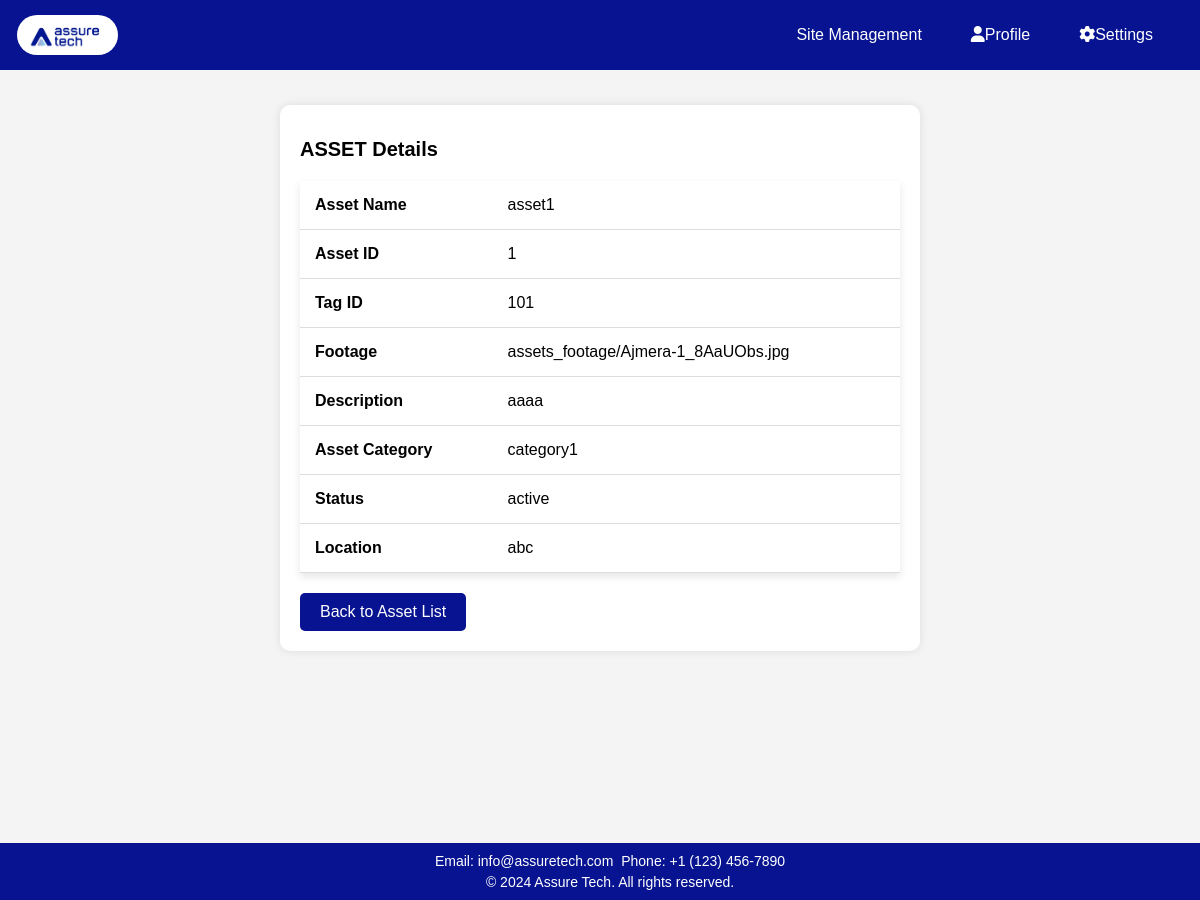
The app's page /asset_details/1/ with its own data.
### app1/models.py (models this page shows, shortened)
class Asset(models.Model):
    asset_id = models.IntegerField(unique=True)
    picture = models.ImageField(upload_to='asset_pictures/', blank=True, null=True)
    asset_name = models.CharField(max_length=255)
    tag_id = models.IntegerField(unique=True)
    footage = models.ImageField(upload_to='assets_footage/', blank=True, null=True,verbose_name= 'Footage')
    description = models.CharField(max_length=500)
    asset_category = models.CharField(max_length=50)
    STATUS_CHOICES = [
        ('active', 'Active'),
        ('inactive', 'Inactive'),
    ]
    status = models.CharField(max_length=50, choices=STATUS_CHOICES)
    location = models.CharField(max_length=100)
    time_log = models.DateTimeField(auto_now=True)

### app1/views.py (the view)
# urls.py: path('asset_details/<int:asset_id>/', views.asset_details, name='asset_details'),
def asset_details(request, asset_id):
    asset = get_object_or_404(Asset, asset_id=asset_id)
    return render(request, 'app1/view_asset.html', {'asset': asset})

### app1/templates/app1/view_asset.html (shortened to what this page needs)
<!DOCTYPE html>
<html lang="en">
<head>
    {% load static %}
    <link rel="stylesheet" href="https://cdnjs.cloudflare.com/ajax/libs/font-awesome/6.0.0/css/all.min.css">
</head>
<body>
    <header>
        <a class="logo" href="#"><img src="{% static 'app1/images/logo.jpg' %}" alt="Logo"></a>
        <nav class="nav">
            <div class="dropdown">
                <a href="{% url 'sites' %}">Site Management</a>
            </div>
            <div class="dropdown">
                <a href="#" class="dropbtn"><i class="fas fa-user"></i>Profile</a>
            </div>
            <div class="dropdown">
                <a href="#" class="dropbtn"><i class="fas fa-cog"></i>Settings</a>
            </div>
        </nav>
    </header>
    <div class="content asset-details">
        <h1>ASSET Details</h1>
        <table>
            <tr>
                <td><strong>Asset Name</strong></td>
                <td>{{ asset.asset_name }}</td>
            </tr>
            <tr>
                <td><strong>Asset ID</strong></td>
                <td>{{ asset.asset_id }}</td>
            </tr>
            <tr>
                <td><strong>Tag ID</strong></td>
                <td>{{ asset.tag_id }}</td>
            </tr>
            <tr>
                <td><strong>Footage</strong></td>
                <td>{{ asset.footage }}</td>
            </tr>
            <tr>
                <td><strong>Description</strong></td>
                <td>{{ asset.description }}</td>
            </tr>
            <tr>
                <td><strong>Asset Category</strong></td>
                <td>{{ asset.asset_category }}</td>
            </tr>
            <tr>
                <td><strong>Status</strong></td>
                <td>{{ asset.status }}</td>
            </tr>
            <tr>
                <td><strong>Location</strong></td>
                <td>{{ asset.location }}</td>
            </tr>
        </table>
        <a href="{% url 'asset_site' %}" class="back-link">Back to Asset List</a>
    </div>
    <footer>
        <p>Email: info@assuretech.com</p>
        <p>Phone: +1 (123) 456-7890</p>
        <div class="footer-bottom">
            <p>&copy; 2024 Assure Tech. All rights reserved.</p>
        </div>
    </footer>
</body>
</html>

### app1/templates/app1/view_asset.html (style rules this page uses)
body { font-family: 'Verdana', sans-serif; width: 100%; margin: 0; padding-top: 10vh; background: #f4f4f4; box-sizing: border-box; height: 900px; }
header { background-color: #071390; color: white; text-align: center; padding: 15px 0; position: fixed; top: 0; width: 100%; z-index: 1000; display: flex; justify-content: space-between; align-items: center; }
.nav { display: flex; align-items: center; margin-right: 10px; }
.logo img { max-height: 40px; margin-left: 17px; float: left; border-radius: 20px; }
.nav a { padding: 10px 12px; color: white; text-decoration: none; display: inline-block; margin-right: 25px; }
.dropdown { display: inline-block; }
.content { flex-grow: 1; padding: 20px; margin-top: 60px; }
.asset-details { background-color: #ffffff; padding: 20px; border-radius: 10px; box-shadow: 0 0 10px rgba(0, 0, 0, 0.1); max-width: 600px; margin: auto; margin-top: 25px; }
.asset-details table { width: 100%; border-collapse: collapse; margin-top: 20px; box-shadow: 0 4px 8px rgba(0, 0, 0, 0.1); }
.asset-details th, .asset-details td { padding: 15px; text-align: left; border-bottom: 1px solid #dddddd; }
.back-link { display: inline-block; margin-top: 20px; text-decoration: none; color: white; background-color: #071390; padding: 10px 20px; border-radius: 5px; }
h1 { font-size: 20px; }
footer { position: fixed; bottom: 0; width: 100%; background-color: #071390; color: white; text-align: center; padding: 10px; z-index: 1000; font-size: 14px; }
footer h4, footer p { white-space: nowrap; margin: 0; padding: 2px; display: inline; }
.footer-bottom { white-space: nowrap; padding-top: 5px; }
.footer-bottom p { margin: 0; }

### records on screen
Asset: asset_name "asset1", asset_id "1", tag_id "101", footage "assets_footage/Ajmera-1_8AaUObs.jpg", description "aaaa", asset_category "category1", status "active", location "abc"
